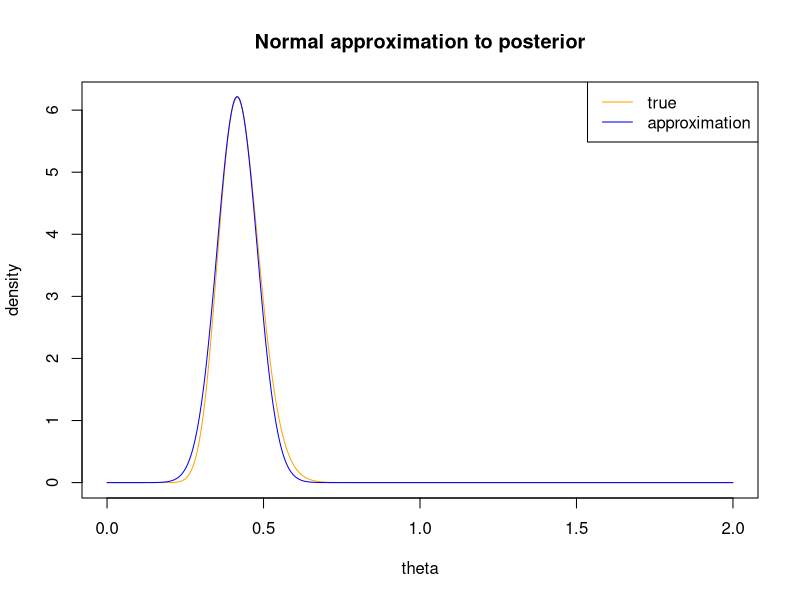

This figure's R source:
# An approximating the posterior with a normal
# From an unnormalized density

# Data distribution: y_1, ..., y_n | theta ~ i.i.d Poisson(theta)
# Prior distribution: theta ~ Exp(1)

# Generate some synthetic data
# poisson with mean of 0.5
set.seed(3) # for reproducibility
y = rpois(100, lambda = 0.5)

# unnormalized posterior
qtheta = function(theta, y) {
  log_pdata = sum(dpois(y, lambda = theta, log = TRUE))
  log_pprior = dexp(theta, rate = 1, log = TRUE)
  exp(log_pdata + log_pprior)
}

# vectorize qtheta
vqtheta = Vectorize(qtheta, vectorize.args = "theta")

# determine normalizing constant
(nconst = integrate(f = vqtheta, lower = 0, upper = 10, y = y))

# there is an issue numerically
# the log_pdata is too small (exp(log_pdata) approx 0)
# we'll add a constant to deal with this
# how to choose?
# trial and error
# too big and everything blows up
# too small and numerical underflow remains
# integrate the "robust" qtheta until the integral seems stable

# unnormalized posterior
# add constant to deal with numerical underflow
qtheta_robust = function(theta, y) {
  log_pdata = sum(dpois(y, lambda = theta, log = TRUE))
  log_pprior = dexp(theta, rate = 1, log = TRUE)
  exp(log_pdata + log_pprior + 80)
}

# vectorize qtheta
vqtheta_robust = Vectorize(qtheta_robust, vectorize.args = "theta")

# determine normalizing constant
(nconst = integrate(f = vqtheta_robust, lower = 0, upper = 10, y = y))

# posterior density function
dpost = function(theta, y) {
  qtheta_robust(theta, y)/nconst$value
}

# vectorized version of dpost for integrate function
vdpost = Vectorize(dpost, vectorize.args = "theta")

# double-check that posterior is proper!
integrate(vdpost, lower = 0, upper = 10, y = y)

# determine map
(map = optimize(qtheta_robust, interval = c(0, 10), y = y, maximum = TRUE))
map$maximum

# normal approximation posterior
dpapprox = function(theta, y, thetahat) {
  dnorm(theta, mean = thetahat, sd = sqrt(thetahat^2/sum(y)))
}

# vectorize over theta
vdapprox = Vectorize(dpapprox, vectorize.args = "theta")

# range of theta values
theta = seq(0, 2, length = 1000)
# plot true density
plot(theta, vdpost(theta, y), ylab = "density", type = "l", col = "orange")
# plot normal approximation
lines(theta, vdapprox(theta, y, thetahat = map$maximum), col = "blue")
legend("topright", legend = c("true", "approximation"),
       col = c("orange", "blue"), lty = 1)
title("Normal approximation to posterior")

